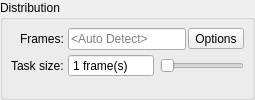
         <widget class="QGroupBox" name="distribution_groupBox">
          <property name="sizePolicy">
           <sizepolicy hsizetype="Preferred" vsizetype="Maximum">
            <horstretch>0</horstretch>
            <verstretch>0</verstretch>
           </sizepolicy>
          </property>
          <property name="title">
           <string>Distribution</string>
          </property>
          <property name="checked">
           <bool>false</bool>
          </property>
          <property name="expandable" stdset="0">
           <bool>true</bool>
          </property>
          <property name="xmlCategory" stdset="0">
           <string>distribution</string>
          </property>
          <layout class="QFormLayout" name="frames_formLayout">
           <property name="labelAlignment">
            <set>Qt::AlignRight|Qt::AlignTrailing|Qt::AlignVCenter</set>
           </property>
           <property name="horizontalSpacing">
            <number>4</number>
           </property>
           <property name="verticalSpacing">
            <number>4</number>
           </property>
           <property name="margin">
            <number>8</number>
           </property>
           <item row="0" column="0">
            <widget class="QLabel" name="frameRange_label">
             <property name="text">
              <string>Frames:</string>
             </property>
            </widget>
           </item>
           <item row="1" column="0">
            <widget class="QLabel" name="taskSize_label">
             <property name="text">
              <string>Task size:</string>
             </property>
            </widget>
           </item>
           <item row="0" column="1">
            <widget class="QFrame" name="frames_frame">
             <property name="lineWidth">
              <number>0</number>
             </property>
             <layout class="QHBoxLayout" name="frames_horizontalLayout">
              <property name="spacing">
               <number>2</number>
              </property>
              <property name="margin">
               <number>0</number>
              </property>
              <item>
               <widget class="QLineEdit" name="frames_lineEdit">
                <property name="toolTip">
                 <string>&lt;html&gt;&lt;head/&gt;&lt;body&gt;&lt;p&gt;Specify the frames to be rendered. Individual frames should be separated with commas, and ranges can be specified using a hyphen (e.g. '1, 5-10'). Reversed ordering is supported (e.g. '10-1') and step values can be specified with an 'x' (e.g. '1-20x5' will render frames 1, 6, 11 and 16). Duplicates will be removed automatically. If left blank, depending on the options selected, the renderer will attempt to detect the frame range at render time.&lt;/p&gt;&lt;/body&gt;&lt;/html&gt;</string>
                </property>
                <property name="text">
                 <string/>
                </property>
                <property name="placeholderText">
                 <string>&lt;Auto Detect&gt;</string>
                </property>
                <property name="xmlTag" stdset="0">
                 <string>frames</string>
                </property>
               </widget>
              </item>
              <item>
               <widget class="QToolButton" name="frameListOptions_toolButton">
                <property name="sizePolicy">
                 <sizepolicy hsizetype="Maximum" vsizetype="Fixed">
                  <horstretch>0</horstretch>
                  <verstretch>0</verstretch>
                 </sizepolicy>
                </property>
                <property name="toolTip">
                 <string>Frame list options</string>
                </property>
                <property name="text">
                 <string>Options</string>
                </property>
                <property name="icon">
                 <iconset>
                  <normaloff>icons/icon_settings.png</normaloff>
                  <disabledoff>icons/icon_settings_disabled.png</disabledoff>icons/icon_settings.png</iconset>
                </property>
                <property name="iconSize">
                 <size>
                  <width>15</width>
                  <height>15</height>
                 </size>
                </property>
                <property name="popupMode">
                 <enum>QToolButton::InstantPopup</enum>
                </property>
                <property name="toolButtonStyle">
                 <enum>Qt::ToolButtonIconOnly</enum>
                </property>
                <property name="noBackground" stdset="0">
                 <bool>false</bool>
                </property>
               </widget>
              </item>
             </layout>
            </widget>
           </item>
           <item row="1" column="1">
            <widget class="QFrame" name="taskSize_frame">
             <property name="lineWidth">
              <number>0</number>
             </property>
             <layout class="QHBoxLayout" name="taskSize_horizontalLayout">
              <property name="spacing">
               <number>6</number>
              </property>
              <property name="margin">
               <number>0</number>
              </property>
              <item>
               <widget class="QSpinBox" name="taskSize_spinBox">
                <property name="toolTip">
                 <string>&lt;html&gt;&lt;head/&gt;&lt;body&gt;&lt;p&gt;In order to distribute the render job, it will be divided into tasks. Specify the number of frames that will be rendered for each task.&lt;/p&gt;&lt;/body&gt;&lt;/html&gt;</string>
                </property>
                <property name="buttonSymbols">
                 <enum>QAbstractSpinBox::NoButtons</enum>
                </property>
                <property name="suffix">
                 <string> frame(s)</string>
                </property>
                <property name="minimum">
                 <number>1</number>
                </property>
                <property name="maximum">
                 <number>9999</number>
                </property>
                <property name="xmlTag" stdset="0">
                 <string>taskSize</string>
                </property>
               </widget>
              </item>
              <item>
               <widget class="QSlider" name="taskSize_slider">
                <property name="minimum">
                 <number>1</number>
                </property>
                <property name="maximum">
                 <number>100</number>
                </property>
                <property name="value">
                 <number>1</number>
                </property>
                <property name="orientation">
                 <enum>Qt::Horizontal</enum>
                </property>
                <property name="tickPosition">
                 <enum>QSlider::NoTicks</enum>
                </property>
                <property name="tickInterval">
                 <number>10</number>
                </property>
               </widget>
              </item>
             </layout>
            </widget>
           </item>
          </layout>
         </widget>
